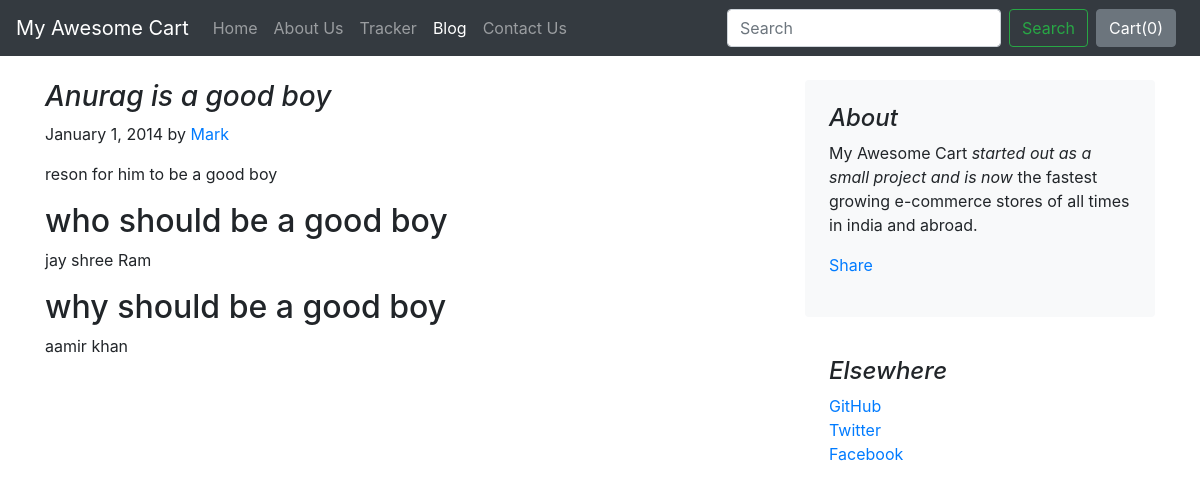
The page /blog/blogpost/1 on the database as committed earlier.
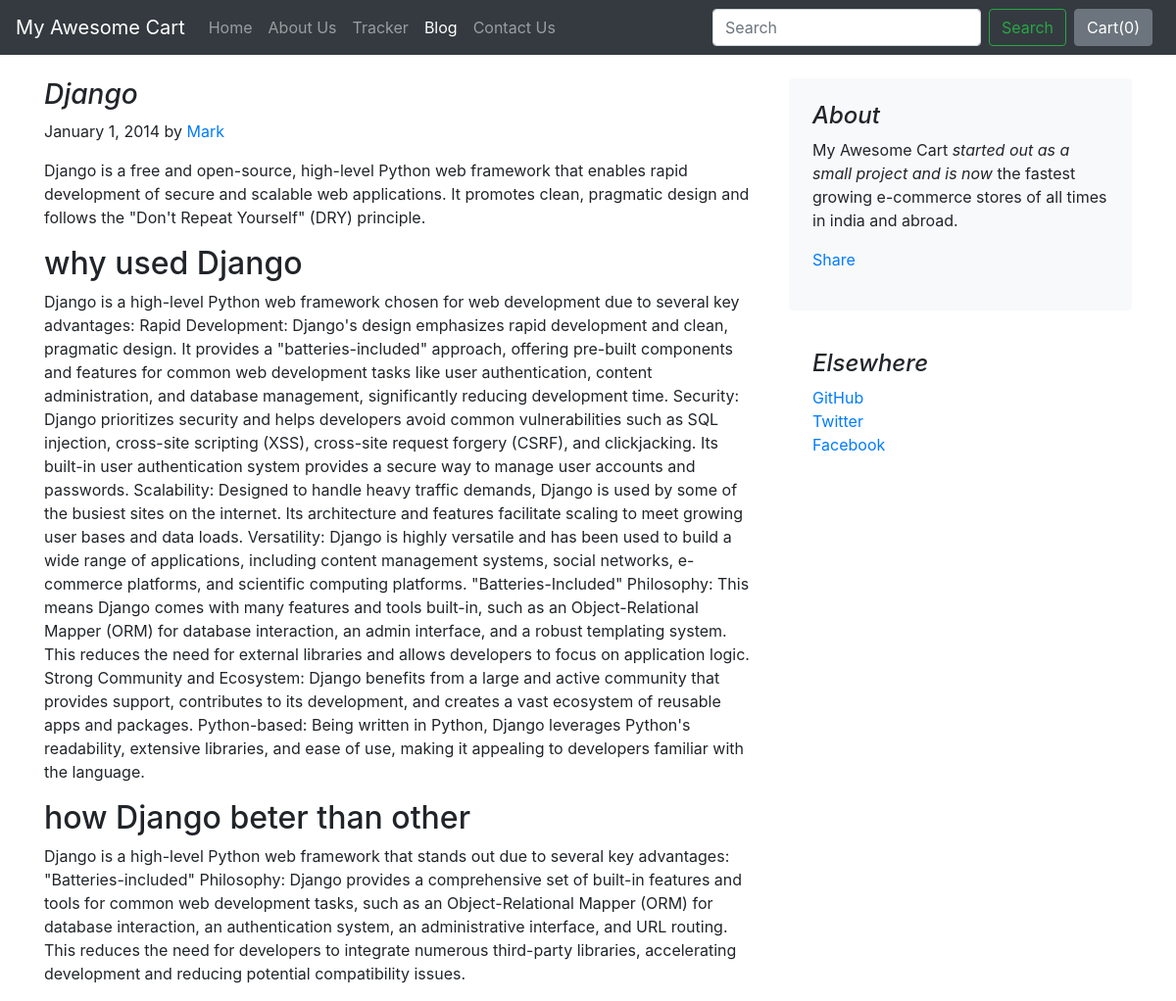
The same page on the database as committed later.
### blog/models.py (models this page shows)
class Blogpost(models.Model):
    post_id = models.AutoField(primary_key=True)
    title = models.CharField(max_length=50)
    head0 = models.CharField(max_length=500, default="")
    chead0 = models.CharField(max_length=5000, default="")
    head1 = models.CharField(max_length=500, default="")
    chead1 = models.CharField(max_length=5000, default="")
    head2 = models.CharField(max_length=500, default="")
    chead2 = models.CharField(max_length=5000, default="")
    pub_date = models.DateField()
    thumbnail = models.ImageField(upload_to='shop/images', default="")
    def __str__(self):
        return self.title

### blog/views.py (the view)
# urls.py: path("blogpost/<int:id>", views.blogpost, name="blogHome")
def blogpost(request, id):
    post = Blogpost.objects.filter(post_id = id)[0]
    print(post)
    return render(request, 'blog/blogpost.html',
                  {'post':post})

### blog/templates/blog/blogpost.html (shortened to what this page needs)
{% extends 'blog/basic.html' %}
{% block body %}
<div class="container">
    <div class="row mt-4">
        <div class="col-md-8 blog-main">
            <h3 class="font-italic">
                {{post.title}}
            </h3>
            <div class="blog-post">
                <p class="blog-post-meta">January 1, 2014 by <a href="#">Mark</a></p>
                <p>{{post.chead0}}</p>
                <h2>{{post.head1}}</h2>
                <p>{{post.chead1}}</p>
                <h2>{{post.head2}}</h2>
                <p>{{post.chead2}}</p>
            </div>
        </div>
        <aside class="col-md-4 blog-sidebar">
            <div class="p-4 mb-3 bg-light rounded">
                <h4 class="font-italic">About</h4>
                <p class="mb-0">My Awesome Cart <em>started out as a small project and is now</em> the fastest growing e-commerce stores of all times in india and abroad.</p>
                <div class="my-3 fb-share-button" data-href="http://127.0.0.1:8000/blog/blogpost/{{post.post_id}}" data-layout="button_count" data-size="large"><a target="_blank" href="https://www.facebook.com/sharer/sharer.php?u=http%3A%2F%2F127.0.0.1%3A8000%2Fblog%2Fblogpost%2F4&src=sdkpreparse" class="fb-xfbml-parse-ignore">Share</a></div>
            </div>
            <div class="p-4">
                <h4 class="font-italic">Elsewhere</h4>
                <ol class="list-unstyled">
                    <li><a href="#">GitHub</a></li>
                    <li><a href="#">Twitter</a></li>
                    <li><a href="#">Facebook</a></li>
                </ol>
            </div>
        </aside>
    </div>
</div>
{% endblock %}

### blog/templates/blog/basic.html (shortened to what this page needs)
<!doctype html>
<html lang="en">
  <head>
    <link rel="stylesheet" href="https://stackpath.bootstrapcdn.com/bootstrap/4.2.1/css/bootstrap.min.css">
  </head>
  <body>
    <nav class="navbar navbar-expand-lg navbar-dark bg-dark">
  <a class="navbar-brand" href="/shop">My Awesome Cart</a>
  <div class="collapse navbar-collapse" id="navbarSupportedContent">
    <ul class="navbar-nav mr-auto">
      <li class="nav-item">
        <a class="nav-link" href="/shop">Home <span class="sr-only">(current)</span></a>
      </li>
      <li class="nav-item">
        <a class="nav-link" href="/shop/about">About Us</a>
      </li>
      <li class="nav-item">
        <a class="nav-link" href="/shop/tracker">Tracker</a>
      </li>
      <li class="nav-item active">
        <a class="nav-link" href="/blog">Blog</a>
      </li>
       <li class="nav-item">
        <a class="nav-link" href="/shop/contact">Contact Us</a>
      </li>
    </ul>
    <form class="form-inline my-2 my-lg-0">
      <input class="form-control mr-sm-2" type="search" placeholder="Search" aria-label="Search">
      <button class="btn btn-outline-success my-2 my-sm-0" type="submit">Search</button>
    </form>
    <button type="button" class="btn btn-secondary mx-2" id="popcart" data-container="body" data-toggle="popover" data-placement="bottom" data-html="true" data-content="Vivamus
sagittis lacus vel augue laoreet rutrum faucibus.">
  Cart(<span id="cart">0</span>)
</button>
  </div>
</nav>
  {% block body %} {% endblock %}
  </body>
</html>

Rows that differ between the two databases and show on the page:
changed Blogpost: title "Anurag is a good boy" → "Django"; chead0 "reson for him to be a good boy" → "Django is a free and open-source, high-level Python web framework that enables rapid development of secure and scalable web applications. It promotes clean, pragmatic design and follows the \"Don't Repeat Yourself\" (DRY) principle."; head1 "who should be a good boy" → "why used Django"; chead1 "jay shree Ram" → "Django is a high-level Python web framework chosen for web development due to several key advantages: Rapid Development: Django's design emphasizes rapid development and clean, pragmatic design. It provides a \"batteries-included\" approach, offering pre-built components and features for common web development tasks like user authentication, content administration, and database management, significantly reducing development time. Security: Django prioritizes security and helps developers avoid common vulnerabilities such as SQL injection, cross-site scripting (XSS), cross-site request forgery (CSRF), and clickjacking. Its built-in user authentication system provides a secure way to manage…"; head2 "why should be a good boy" → "how Django beter than other"; chead2 "aamir khan" → "Django is a high-level Python web framework that stands out due to several key advantages: \"Batteries-included\" Philosophy: Django provides a comprehensive set of built-in features and tools for common web development tasks, such as an Object-Relational Mapper (ORM) for database interaction, an authentication system, an administrative interface, and URL routing. This reduces the need for developers to integrate numerous third-party libraries, accelerating development and reducing potential compatibility issues."
